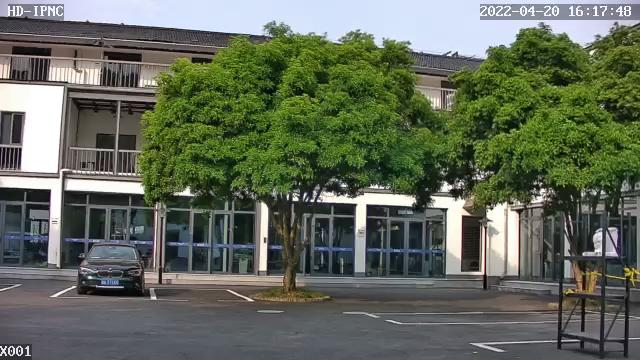
//> input picture images/shs/1.jpg, 640 x 360 px
$ ./feature_stitch   (built with g++ and OpenCV 4)
//> lines starting //> are read from the running program, lines starting //| are printed output that depends on the picture
#include "opencv2/highgui/highgui.hpp"
#include "opencv2/legacy/legacy.hpp"
#include "opencv2/nonfree/nonfree.hpp"
#include <iostream>

using namespace cv;
using namespace std;

void OptimizeSeam(Mat &img1, Mat &trans, Mat &dst);

typedef struct {
  Point2f left_top;
  Point2f left_bottom;
  Point2f right_top;
  Point2f right_bottom;
} four_corners_t;

four_corners_t corners;

// [43 lines left out: function CalcCorners, not called in this run]

int main(int argc, char *argv[]) {
  Mat image01 = imread("../images/shs/1.jpg", 1); //å³å›¾
//> image01 is the input picture: 360 rows x 640 cols, CV_8UC3; mean B, G, R 91, 106.2, 98.6
  Mat image02 = imread("../image2/shs/2.jpg", 1); //å·¦å›¾
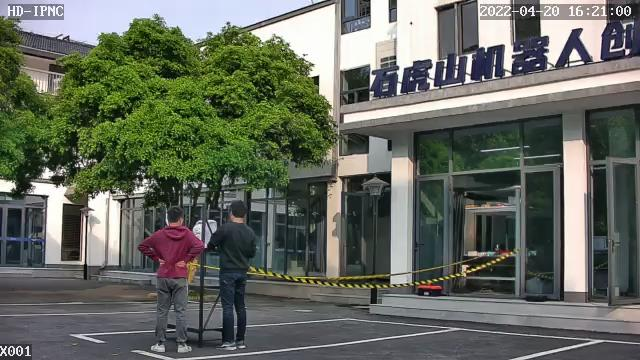
//> input picture images/shs/2.jpg, 640 x 360 px
//> image02 is the input picture: 360 rows x 640 cols, CV_8UC3; mean B, G, R 95.5, 105.9, 100.7
  imshow("p2", image01);
  imshow("p1", image02);

  //ç°åº¦å›¾è½¬æ¢
  Mat image1, image2;
  cvtColor(image01, image1, CV_RGB2GRAY);
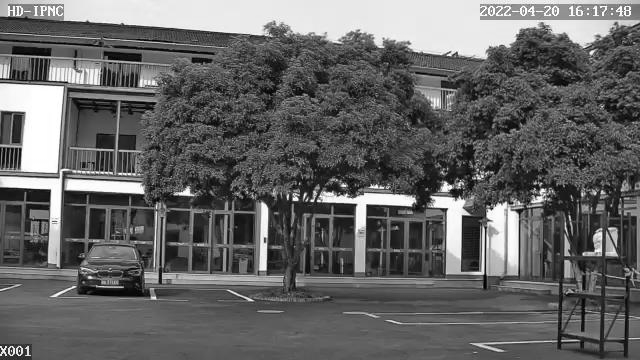
//> image1: 360 rows x 640 cols, CV_8UC1; min 0, max 255, mean 100.8
  cvtColor(image02, image2, CV_RGB2GRAY);
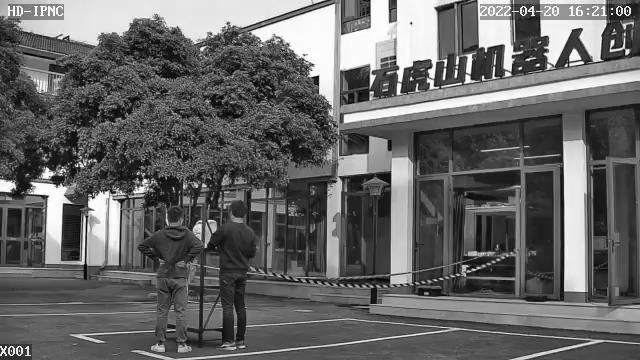
//> image2: 360 rows x 640 cols, CV_8UC1; min 0, max 255, mean 102.2

  //æå–ç‰¹å¾ç‚¹
//> (the run ends here: the program needs code that is not available in this run, at `SurfFeatureDetector Detector(2000);`)
